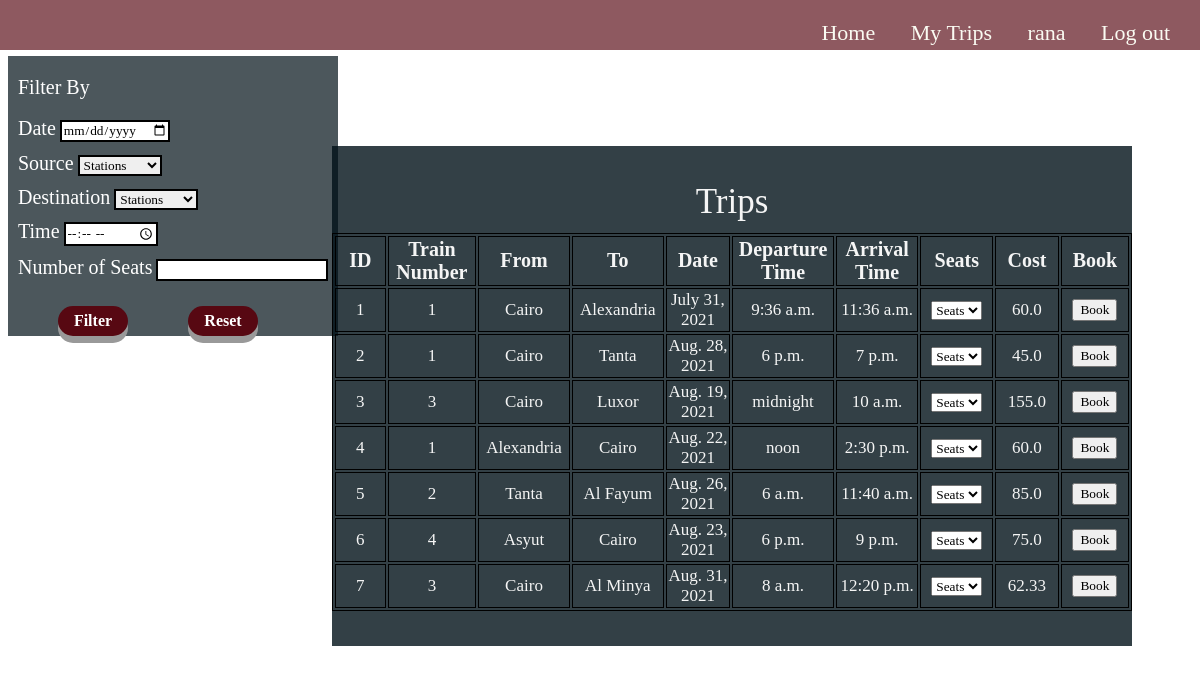
Screenshot of / (signed in) with the database file from the repository.
### blog/models.py (models this page shows, shortened)
class Trip(models.Model):
    train = models.ForeignKey(
        Train, on_delete=models.CASCADE, related_name="TripTrain")
    source = models.ForeignKey(
        Station, on_delete=models.CASCADE, related_name="TripSource", null=False)
    destination = models.ForeignKey(
        Station, on_delete=models.CASCADE, related_name="TripDest", null=False)
    day = models.DateField(null=False)
    start_Time = models.TimeField(null=False)
    end_Time = models.TimeField(null=False)
    price = models.FloatField(null=False, default=0)
    Remaining_seats = models.IntegerField(default=0, editable=False)
    seats = models.IntegerField(default=0, editable=False)
    @property
    def isPast(self):
        return self.day >= date.today()

class Train(models.Model):
    Number_of_seats = models.IntegerField(default=0)
    source = models.ForeignKey(
        Station, on_delete=models.CASCADE, related_name="TrainSource", null=False)
    destination = models.ForeignKey(
        Station, on_delete=models.CASCADE, related_name="TrainDest", null=False)

class Station(models.Model):
    id = models.IntegerField(default=-1, primary_key=True)
    stationName = models.CharField(max_length=15)

### blog/views.py (the view)
# urls.py: 2. Add a URL to urlpatterns:  path('', views.home, name='home')
@never_cache
def home(request):
    trips = Trip.objects.all()
    stations = Station.objects.all()
    tripJSON = serializers.serialize("json", trips)
    tripObj = json.loads(tripJSON)
    return render(request, 'sitePages/home.html', {'trips': trips, 'stations': stations, 'data': json.dumps(list(tripObj))})

### blog/tags/tags.py (called while the page is built)
@register.simple_tag
def tripSeat(trip):
    book = Book.objects.filter(trip = trip.id)
    bookSeats = book.values_list('seatTrain', flat=True)
    seats = []
    i = 1
    while i <= trip.seats:
        if i not in bookSeats:
            seats.append(i)
        i = i+1
    return seats

### templates/sitePages/home.html (shortened to what this page needs)
{% extends "base.html" %}
{% load static %}
{% load tags %}
{% block head %}
<link rel="stylesheet" href="{% static 'css/homePage.css' %}">
{% endblock%}
{% block content %}
<div class="filter" value="{{ trips }}" id="variable">
    <span><label for="Filter options" id="label1">Filter By</label></span>
    <br> <br>
    <div id="Filter options">
        <label for="dateOption">Date</label>
        <input type="date" id="dateOption" name="dateOption"><br>
        <label for="sourceOption">Source</label>
        <select name="sourceOption" id="sourceOption">
            <option value="stations" hidden>Stations</option>
        </select><br>
        <label for="destOption">Destination</label>
        <select name="destOption" id="destOption">
            <option value="stations" hidden>Stations</option>
        </select><br>
        <label for="timeOption">Time</label>
        <input type="time" id="timeOption" name="timeOption"><br>
        <label for="seatNbOption">Number of Seats</label>
        <input type="text" id="seatNbOption" name="seatNbOption"><br>
    </div>
    <div id="filterDiv">
        <button class="filterBtns" onclick="filter()">Filter</button>
        <button class="filterBtns" onclick="reset()">Reset</button>
    </div>
</div>
<div class="trips" style="overflow: auto;">
    <p>Trips</p>
    <table id="tripsTable">
        <tr>
            <th>ID</th>
            <th>Train Number</th>
            <th>From</th>
            <th>To</th>
            <th>Date</th>
            <th>Departure Time</th>
            <th>Arrival Time</th>
            <th>Seats</th>
            <th>Cost</th>
            <th>Book</th>
        </tr>
        {% for trip in trips %}
        {% if trip.isPast and trip.Remaining_seats > 0 %}
        <tr id="{{trip.id}}">
            <td>{{trip.id}}</td>
            <td>{{ trip.train.id }}</td>
            <td>{{trip.source.stationName}}</td>
            <td>{{trip.destination.stationName}}</td>
            <td>{{trip.day}}</td>
            <td>{{trip.start_Time}}</td>
            <td>{{trip.end_Time}}</td>
            <td>
                <select>
                    <option selected hidden>Seats</option>
                    {% tripSeat trip as seats %}
                </select>
            </td>
            <td>{{trip.price}}</td>
            <td>
                <a href="{% url 'blog:certainTrip' trip.id %}"><button>Book</button></a>
            </td>
        </tr>
        {% endif %}
        {% empty %}
        <tr id="notrip">
            <td colspan="10">No Trips Available</td>
        </tr>
        {% endfor %}
    </table>
</div>
{% endblock content %}

### templates/base.html (shortened to what this page needs)
<!DOCTYPE html>
<html lang="en">
<head>
    {% load static %}
    <link rel="stylesheet" href="{% static 'css/basePage.css' %}">
    {% block head%} {% endblock head %}
</head>
<body style="background: url('/static/imgs/background.png'); background-size: cover; background-repeat:no-repeat; overflow:hidden;">
    <nav class="navBar">
        <a href="{% url 'blog:home' %}">Home</a>
        {% if user.is_authenticated %}
            {% if user.is_superuser %}
                <a href="{% url 'admin:index' %}">Admin Page</a>
            {% else %}
                <a href="{% url 'blog:myTrips' user.id %}">My Trips</a>
            {% endif %}
            <a id = "us" href="{% url 'blog:profile' user.username %}">{{ user.username }}</a>
            <a href="{% url 'blog:logOut' %}">Log out</a>
        {% else %}
            <a id="signIn" href="{% url 'blog:signIn' %}">Sign In</a>
            <span id="sp1">/</span>
            <a href="{% url 'blog:signUp' %}">Sign Up</a>
        {% endif %}
    </nav>
    {% block content %} {% endblock %}
</body>
</html>

### static/css/basePage.css (style rules this page uses)
* { box-sizing: border-box; font-family: "Wire+One", serif; }
nav { display: inline; height: 50px; top: -5px; margin-top: 5px; padding-top: 20px; text-align: right; width: 100%; font-size: 22px; background: rgba(87, 8, 18, 0.671); position: fixed; margin-left: -8px; right: 0; }
nav a { margin-right: 30px; padding: 0px; color: rgb(250, 251, 242); text-decoration: none; }

### static/css/homePage.css (style rules this page uses)
* { box-sizing: border-box; }
body { overflow: scroll; }
.filter { display: inline-block; align-items: center; margin-top: 4%; background: rgba(1, 17, 24, 0.7); width: 330px; height: 280px; padding-top: 20px; position: absolute; }
.filter label { font-size: 20px; color: white; margin-left: 10px; }
.filter select { border: 2px solid black; margin-bottom: 10px; }
.filter input { border: 2px solid black; margin-bottom: 10px; }
.trips p { font-family: 'Times New Roman', Times, serif; font-size: 35px; color: whitesmoke; text-align: center; padding-top: 0.5px; }
.trips { top: 17%; margin-left: 27%; background: rgba(1, 17, 24, 0.8); width: 800px; height: 500px; margin-top: 10px; position: absolute; }
table, th, td { margin-top: -3%; border: 1px solid black; table-layout: fixed; text-align: center; }
th { width: 133.3px; height: 40px; font-size: 20px; color: whitesmoke; font-weight: bold; }
td { width: 114.28px; height: 30px; font-size: 17px; color: whitesmoke; }
#filterDiv { display: inline-flex; width: 100%; }
.filterBtns { height: 30px; width: 70px; margin-top: 15px; font-size: 16px; font-weight: bold; margin-right: 10px; margin-left: 50px; border-radius: 15px; text-align: center; text-decoration: none; outline: none; color: #fff; background-color: rgba(87, 8, 18); border: none; border-radius: 15px; box-shadow: 0 7px #999; }

### rows the page displays
Trip: id "1", train.id "1", source.stationName "Cairo", destination.stationName "Alexandria", day "July 31, 2021", start_Time "9:36 a.m.", end_Time "11:36 a.m.", price "60.0"
Trip: id "2", train.id "1", source.stationName "Cairo", destination.stationName "Tanta", day "Aug. 28, 2021", start_Time "6 p.m.", end_Time "7 p.m.", price "45.0"
Trip: id "3", train.id "3", source.stationName "Cairo", destination.stationName "Luxor", day "Aug. 19, 2021", start_Time "midnight", end_Time "10 a.m.", price "155.0"
Trip: id "4", train.id "1", source.stationName "Alexandria", destination.stationName "Cairo", day "Aug. 22, 2021", start_Time "noon", end_Time "2:30 p.m.", price "60.0"
Trip: id "5", train.id "2", source.stationName "Tanta", destination.stationName "Al Fayum", day "Aug. 26, 2021", start_Time "6 a.m.", end_Time "11:40 a.m.", price "85.0"
Trip: id "6", train.id "4", source.stationName "Asyut", destination.stationName "Cairo", day "Aug. 23, 2021", start_Time "6 p.m.", end_Time "9 p.m.", price "75.0"
Trip: id "7", train.id "3", source.stationName "Cairo", destination.stationName "Al Minya", day "Aug. 31, 2021", start_Time "8 a.m.", end_Time "12:20 p.m.", price "62.33"

### other values shown
{{ user.username }} "rana"
